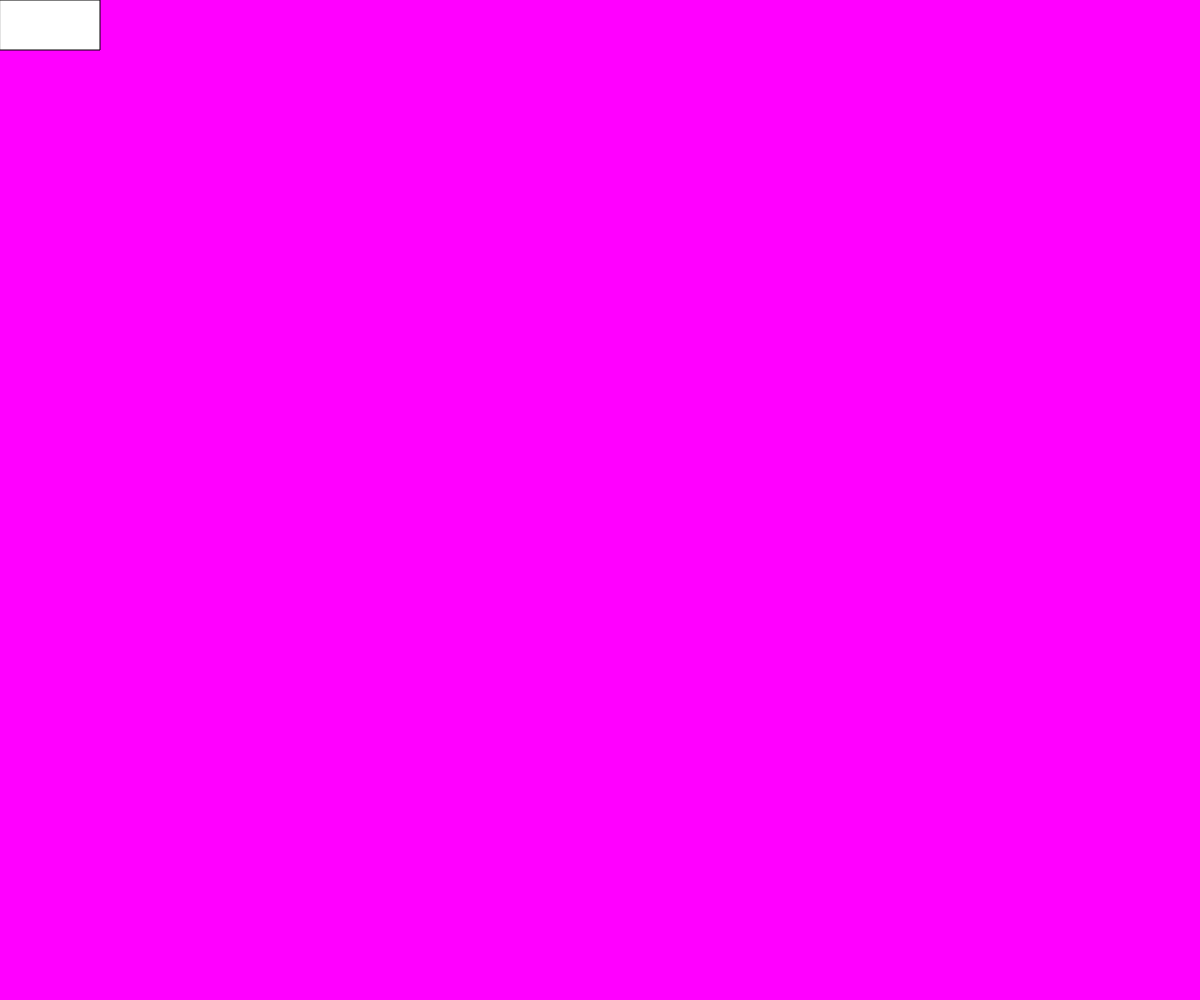
Frame 1 (no input)
Frame 60 (no input): identical to frame 1, image omitted
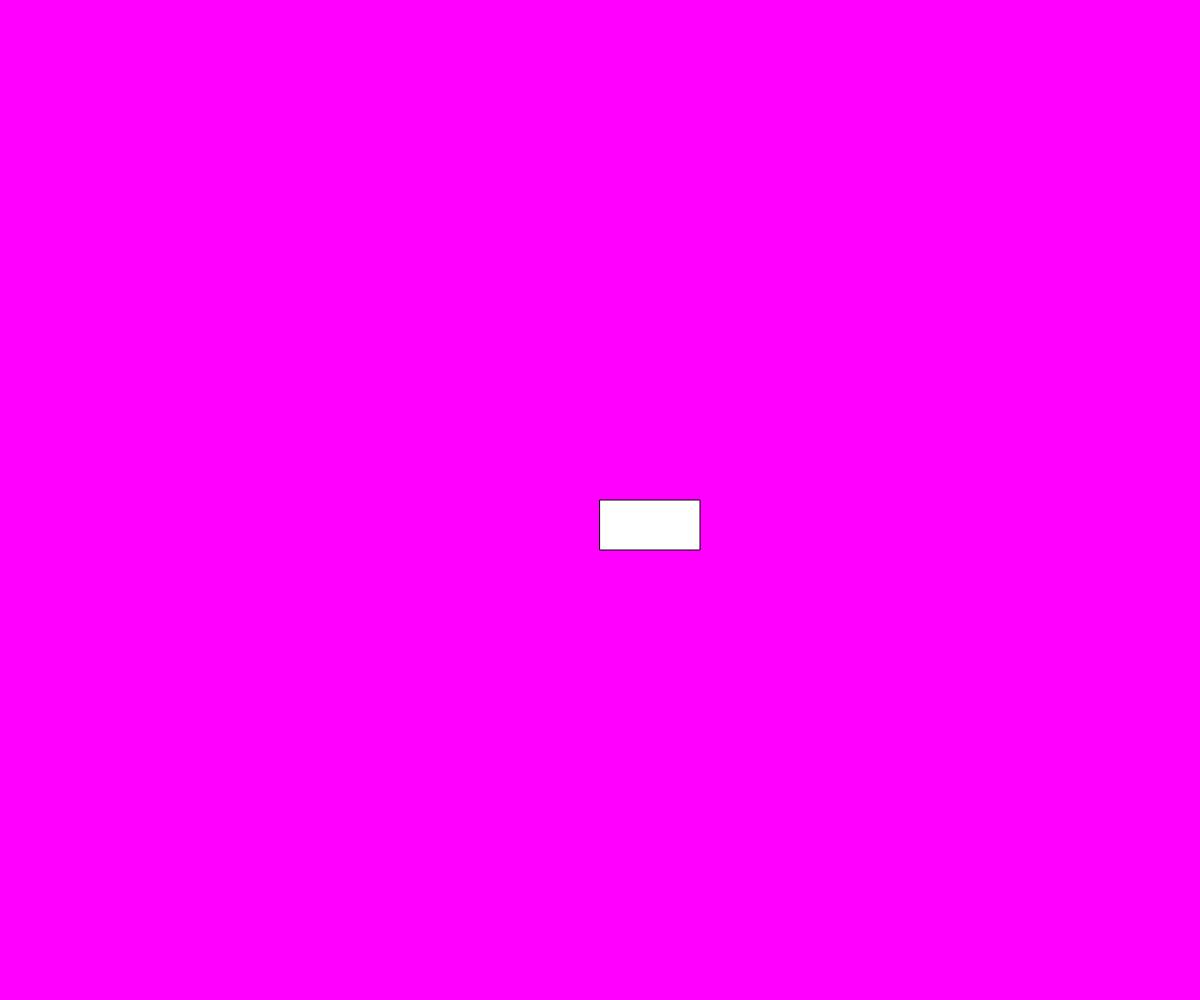
Frame 120 (the mouse pressed at the canvas centre since frame 60)

The p5.js sketch that drew these frames (run headless with seeded random() and noise() and a simulated clock; from frame 60 on, the mouse is pressed at the canvas centre):

// p5.js sketch
// ── sketch.js
// First Demo
// Your Name
// Date
//
// Extra for Experts:
// - describe what you did to take this project "above and beyond"


function setup() {
  createCanvas(windowWidth, windowHeight);
}

function draw() {
  background(255,0,255);
  rect(mouseX,mouseY,100,50);

}
